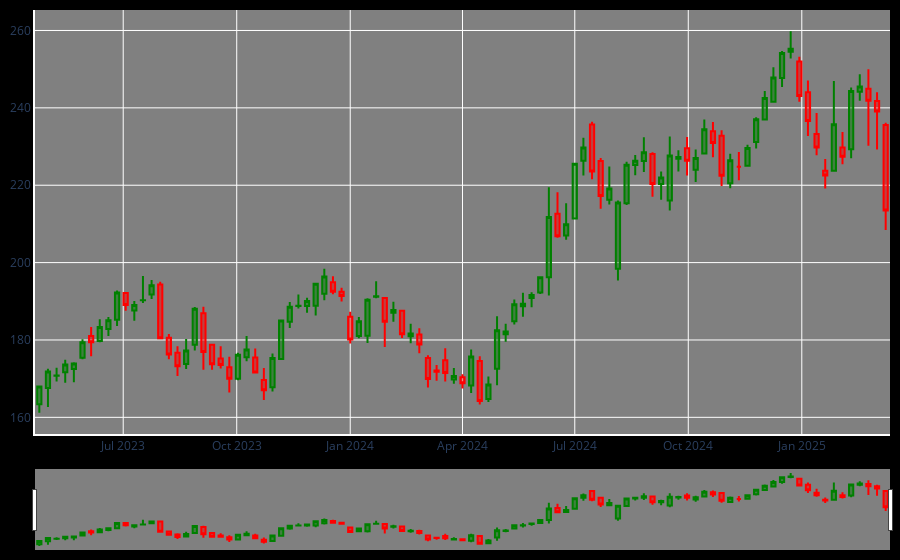

This figure's notebook cell:
### Code cell
import plotly.graph_objects as go
fig = go.Figure(data=go.Candlestick(x=aapl_z.index,
                 open=aapl_z['Open'],
                 high=aapl_z['High'],
                 low=aapl_z['Low'],                 
                 close=aapl_z['Close'],
                 increasing_line_color="green",decreasing_line_color="red"))
# fig.update(layout_xaxis_rangeslider_visible=False)
fig.update_layout(paper_bgcolor="black",plot_bgcolor="gray",
                 margin_l=10,margin_b=10,margin_r=10,margin_t=10)
fig.update_xaxes(showline=True,linewidth=2,linecolor='white',gridcolor='white')
fig.update_yaxes(showline=True,linewidth=2,linecolor='white',gridcolor='white')
fig.show()
